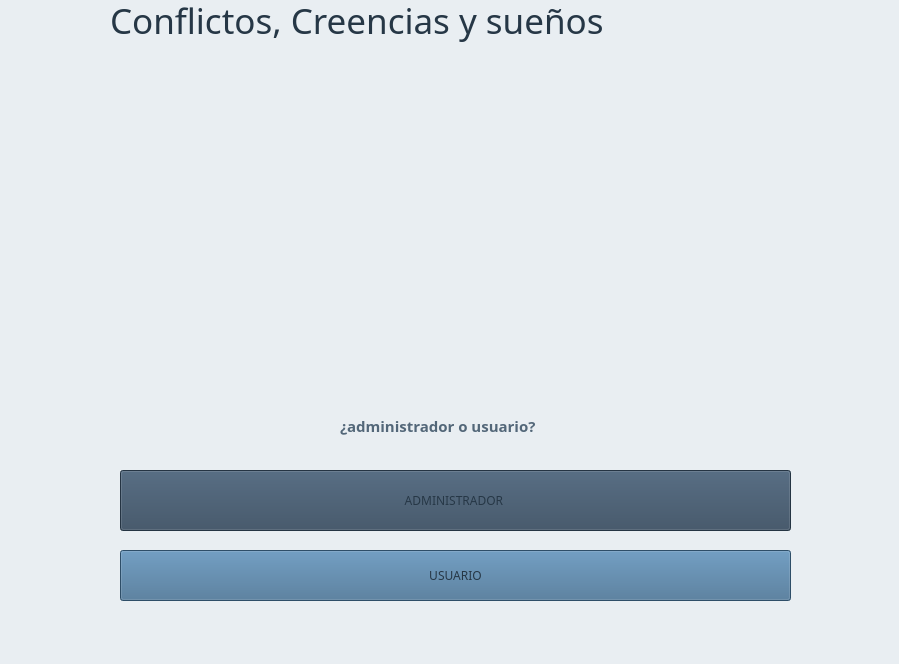
<?xml version="1.0" encoding="UTF-8"?>
<ui version="4.0">
 <class>MainWindow</class>
 <widget class="QMainWindow" name="MainWindow">
  <property name="geometry">
   <rect>
    <x>0</x>
    <y>0</y>
    <width>899</width>
    <height>664</height>
   </rect>
  </property>
  <property name="mouseTracking">
   <bool>false</bool>
  </property>
  <property name="tabletTracking">
   <bool>false</bool>
  </property>
  <property name="acceptDrops">
   <bool>false</bool>
  </property>
  <property name="windowTitle">
   <string>MainWindow</string>
  </property>
  <property name="autoFillBackground">
   <bool>false</bool>
  </property>
  <property name="styleSheet">
   <string notr="true">background-color: rgb(233, 238, 242);</string>
  </property>
  <widget class="QWidget" name="centralwidget">
   <property name="enabled">
    <bool>true</bool>
   </property>
   <widget class="QLabel" name="label">
    <property name="geometry">
     <rect>
      <x>110</x>
      <y>-20</y>
      <width>681</width>
      <height>81</height>
     </rect>
    </property>
    <property name="font">
     <font>
      <family>Kristen ITC</family>
      <pointsize>26</pointsize>
     </font>
    </property>
    <property name="styleSheet">
     <string notr="true">color: rgb(164, 173, 255);
color: rgb(38, 55, 70);</string>
    </property>
    <property name="text">
     <string>Conflictos, Creencias y sueños</string>
    </property>
    <property name="scaledContents">
     <bool>true</bool>
    </property>
    <property name="wordWrap">
     <bool>false</bool>
    </property>
    <property name="openExternalLinks">
     <bool>false</bool>
    </property>
   </widget>
   <widget class="QLabel" name="label_2">
    <property name="geometry">
     <rect>
      <x>340</x>
      <y>390</y>
      <width>291</width>
      <height>71</height>
     </rect>
    </property>
    <property name="font">
     <font>
      <family>Berlin Sans FB Demi</family>
      <pointsize>11</pointsize>
      <weight>75</weight>
      <bold>true</bold>
     </font>
    </property>
    <property name="styleSheet">
     <string notr="true">color: rgb(83, 103, 121);</string>
    </property>
    <property name="text">
     <string>¿administrador o usuario?</string>
    </property>
    <property name="scaledContents">
     <bool>true</bool>
    </property>
    <property name="wordWrap">
     <bool>false</bool>
    </property>
    <property name="openExternalLinks">
     <bool>false</bool>
    </property>
   </widget>
   <widget class="QPushButton" name="btn_administrador">
    <property name="geometry">
     <rect>
      <x>120</x>
      <y>470</y>
      <width>671</width>
      <height>61</height>
     </rect>
    </property>
    <property name="font">
     <font>
      <family>Segoe Script</family>
     </font>
    </property>
    <property name="styleSheet">
     <string notr="true">background-color: rgb(52, 73, 94);
color: rgb(38, 55, 70);</string>
    </property>
    <property name="text">
     <string>ADMINISTRADOR </string>
    </property>
   </widget>
   <widget class="QPushButton" name="btn_usuario">
    <property name="geometry">
     <rect>
      <x>120</x>
      <y>550</y>
      <width>671</width>
      <height>51</height>
     </rect>
    </property>
    <property name="font">
     <font>
      <family>Segoe Script</family>
     </font>
    </property>
    <property name="styleSheet">
     <string notr="true">background-color: rgb(65, 109, 145);
color: rgb(38, 55, 70);</string>
    </property>
    <property name="text">
     <string>USUARIO</string>
    </property>
   </widget>
   <widget class="QLabel" name="label_3">
    <property name="geometry">
     <rect>
      <x>40</x>
      <y>70</y>
      <width>801</width>
      <height>311</height>
     </rect>
    </property>
    <property name="text">
     <string/>
    </property>
    <property name="pixmap">
     <pixmap>../recursos/imagen de portada biblioteca.jpg</pixmap>
    </property>
    <property name="scaledContents">
     <bool>true</bool>
    </property>
   </widget>
  </widget>
  <widget class="QMenuBar" name="menubar">
   <property name="geometry">
    <rect>
     <x>0</x>
     <y>0</y>
     <width>899</width>
     <height>26</height>
    </rect>
   </property>
  </widget>
  <widget class="QStatusBar" name="statusbar"/>
 </widget>
 <resources/>
 <connections/>
</ui>
